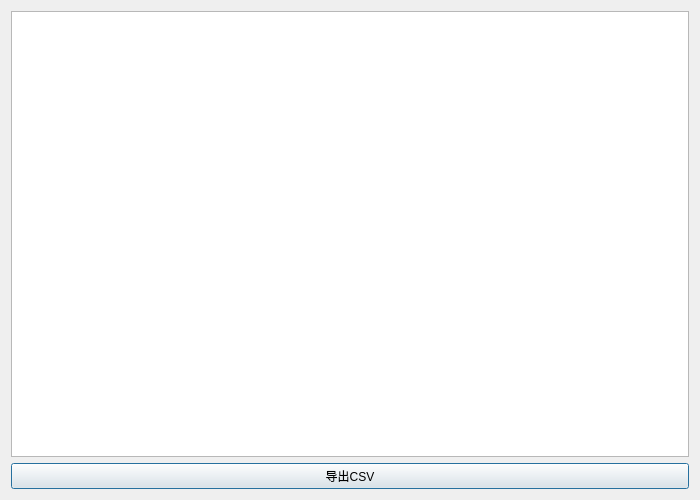
<?xml version="1.0" encoding="UTF-8"?>
<ui version="4.0">
 <class>BenchmarkDialog</class>
 <widget class="QDialog" name="BenchmarkDialog">
  <property name="geometry">
   <rect>
    <x>0</x>
    <y>0</y>
    <width>700</width>
    <height>500</height>
   </rect>
  </property>
  <property name="windowTitle">
   <string>批量性能测试结果</string>
  </property>
  <layout class="QVBoxLayout" name="verticalLayout">
   <item>
    <widget class="QTableWidget" name="tableResults">
     <property name="editTriggers">
      <set>QAbstractItemView::EditTrigger::NoEditTriggers</set>
     </property>
     <property name="alternatingRowColors">
      <bool>true</bool>
     </property>
     <property name="selectionBehavior">
      <enum>QAbstractItemView::SelectionBehavior::SelectRows</enum>
     </property>
    </widget>
   </item>
   <item>
    <widget class="QPushButton" name="btnExport">
     <property name="text">
      <string>导出CSV</string>
     </property>
    </widget>
   </item>
  </layout>
 </widget>
 <resources/>
 <connections/>
</ui>
